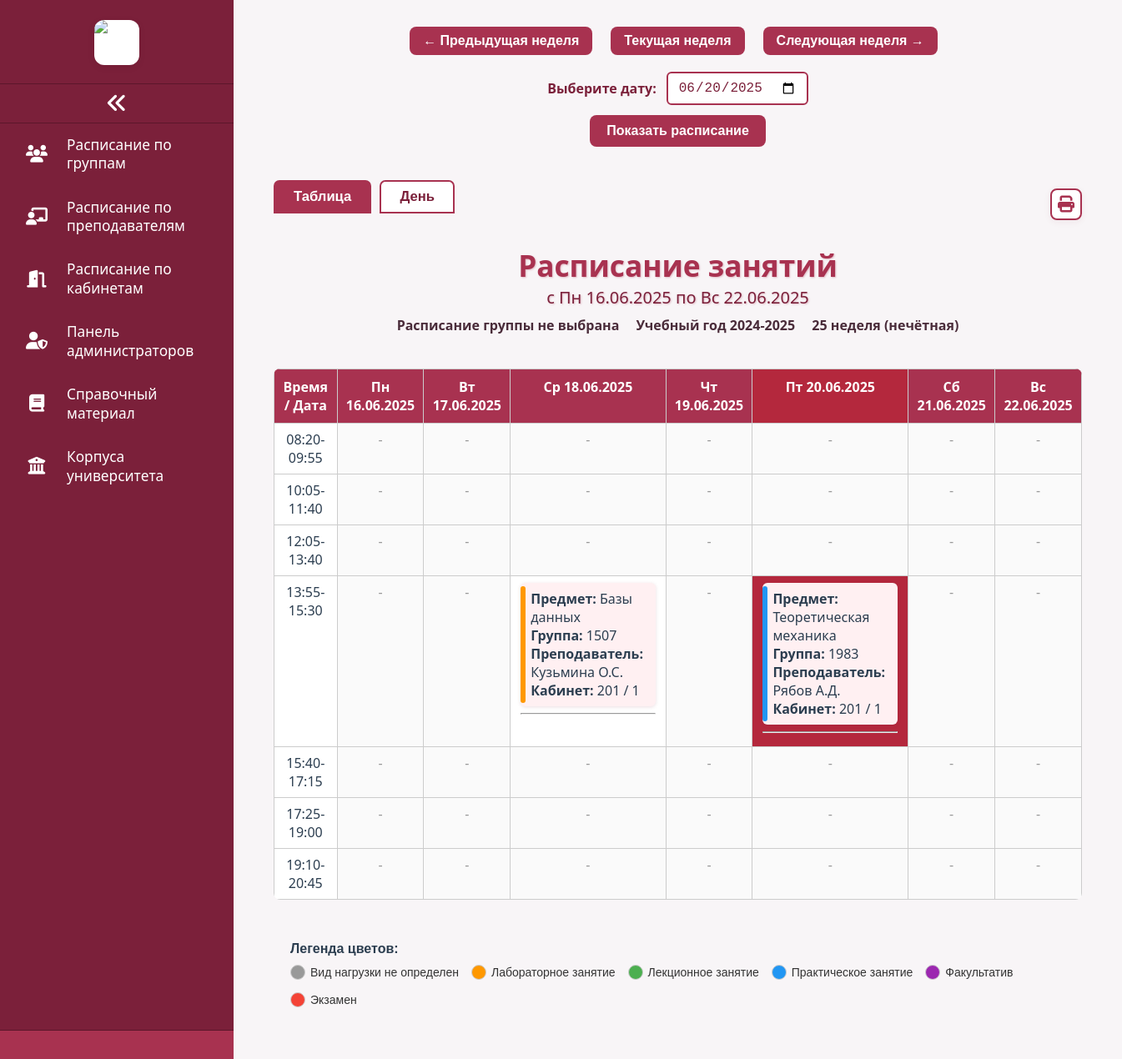
Page /GROUP_shedule.php on the committed database.
### tables this page shows
CREATE TABLE `schedule` (
  `id` int NOT NULL AUTO_INCREMENT,
  `date` date NOT NULL,
  `group_id` int NOT NULL,
  `teacher_id` int NOT NULL,
  `subject_id` int NOT NULL,
  `room_id` int NOT NULL,
  `lesson_type_id` int DEFAULT NULL,
  `time_slot_id` int DEFAULT NULL,
  PRIMARY KEY (`id`),
  UNIQUE KEY `unique_group_time` (`date`,`time_slot_id`,`group_id`),
  UNIQUE KEY `unique_teacher_time` (`date`,`time_slot_id`,`teacher_id`),
  UNIQUE KEY `unique_room_time` (`date`,`time_slot_id`,`room_id`),
  KEY `group_id` (`group_id`),
  KEY `teacher_id` (`teacher_id`),
  KEY `subject_id` (`subject_id`),
  KEY `room_id` (`room_id`),
  KEY `lesson_type_id` (`lesson_type_id`),
  KEY `idx_date_time` (`date`),
  KEY `fk_schedule_time_slot` (`time_slot_id`),
  CONSTRAINT `fk_schedule_time_slot` FOREIGN KEY (`time_slot_id`) REFERENCES `time_slots` (`id`) ON DELETE RESTRICT ON UPDATE CASCADE,
  CONSTRAINT `schedule_ibfk_1` FOREIGN KEY (`group_id`) REFERENCES `groups` (`id`) ON DELETE CASCADE,
  CONSTRAINT `schedule_ibfk_2` FOREIGN KEY (`teacher_id`) REFERENCES `teachers` (`id`) ON DELETE CASCADE,
  CONSTRAINT `schedule_ibfk_3` FOREIGN KEY (`subject_id`) REFERENCES `subjects` (`id`) ON DELETE CASCADE,
  CONSTRAINT `schedule_ibfk_4` FOREIGN KEY (`room_id`) REFERENCES `rooms` (`id`) ON DELETE CASCADE,
  CONSTRAINT `schedule_ibfk_5` FOREIGN KEY (`lesson_type_id`) REFERENCES `lesson_types` (`id`) ON DELETE SET NULL
);

CREATE TABLE `lesson_types` (
  `id` int NOT NULL AUTO_INCREMENT,
  `name` varchar(50) NOT NULL,
  PRIMARY KEY (`id`),
  UNIQUE KEY `name` (`name`)
);

CREATE TABLE `subjects` (
  `id` int NOT NULL AUTO_INCREMENT,
  `name` varchar(150) NOT NULL,
  `description` text,
  PRIMARY KEY (`id`)
);

CREATE TABLE `groups` (
  `id` int NOT NULL AUTO_INCREMENT,
  `name` varchar(100) NOT NULL,
  `faculty` varchar(100) DEFAULT NULL,
  `course` int DEFAULT NULL,
  PRIMARY KEY (`id`),
  UNIQUE KEY `name` (`name`)
);

CREATE TABLE `teachers` (
  `id` int NOT NULL AUTO_INCREMENT,
  `full_name` varchar(150) NOT NULL,
  `Кафедра` varchar(100) DEFAULT NULL,
  PRIMARY KEY (`id`)
);

CREATE TABLE `rooms` (
  `id` int NOT NULL AUTO_INCREMENT,
  `number` varchar(20) NOT NULL,
  `building` varchar(50) DEFAULT NULL,
  PRIMARY KEY (`id`)
);

### GROUP_shedule.php (the view, shortened to what this page needs)
<?php
$host = 'MySQL-8.0';
$user = 'ADMIN_BASIC';
$password = 'od3.IyTiJ_[BqCIq';
$dbname = 'ScheduleBase';
$conn = new mysqli($host, $user, $password, $dbname);
$selectedGroupId = isset($_GET['group_id']) ? intval($_GET['group_id']) : 0;
if (isset($_GET['weekInput']) && preg_match('/^\d{4}-W\d{2}$/', $_GET['weekInput'])) {
    $inputDate = DateTime::createFromFormat('o-\WW', $_GET['weekInput']);
    if (!$inputDate) {
        $inputDate = new DateTime();
    }
} elseif (isset($_GET['weekStart'])) {
    $inputDate = DateTime::createFromFormat('Y-m-d', $_GET['weekStart']);
    if (!$inputDate) {
        $inputDate = new DateTime();
    }
} else {
    $inputDate = new DateTime();
}
$groups = [];
$sqlGroups = "SELECT id, name FROM `groups` ORDER BY name+0 ASC, name ASC";
$resultGroups = $conn->query($sqlGroups);
if ($resultGroups) {
    while ($row = $resultGroups->fetch_assoc()) {
        $groups[$row['id']] = $row['name'];
    }
}
$dayOfWeek = (int) $inputDate->format('N');
$weekStartDate = clone $inputDate;
$weekStartDate->modify('-' . ($dayOfWeek - 1) . ' days');
$weekStart = $weekStartDate->format('Y-m-d');
$weekEndDate = clone $weekStartDate;
$weekEndDate->modify('+6 days');
$weekEnd = $weekEndDate->format('Y-m-d');
$prevWeek = clone $weekStartDate;
$prevWeek->modify('-7 days');
$nextWeek = clone $weekStartDate;
$nextWeek->modify('+7 days');
$todayDate = (new DateTime())->format('Y-m-d');
$today = new DateTime();
$dayOfWeekToday = (int) $today->format('N');
$currentWeekMonday = clone $today;
$currentWeekMonday->modify('-' . ($dayOfWeekToday - 1) . ' days');
$currentWeekMondayStr = $currentWeekMonday->format('Y-m-d');
$timeSlots = [];
$sqlTimeSlots = "SELECT id, label FROM time_slots ORDER BY start_time";
$resultTimeSlots = $conn->query($sqlTimeSlots);
if ($resultTimeSlots) {
    while ($row = $resultTimeSlots->fetch_assoc()) {
        $timeSlots[$row['id']] = $row['label'];
    }
} else {
    die("Ошибка получения временных слотов: " . $conn->error);
}
$dates = [];
$current = clone $weekStartDate;
$end = clone $weekEndDate;
while ($current <= $end) {
    $dates[] = $current->format('Y-m-d');
    $current->modify('+1 day');
}
$sql = "SELECT
    s.date,
    s.time_slot_id,
    ts.label AS time_label,
    g.name AS group_name,
    t.full_name AS teacher_name,
    sub.name AS subject_name,
    r.number AS room_number,
    r.building AS room_building,
    lt.name AS lesson_type_name
FROM schedule s
JOIN `groups` g ON s.group_id = g.id
JOIN teachers t ON s.teacher_id = t.id
JOIN subjects sub ON s.subject_id = sub.id
JOIN rooms r ON s.room_id = r.id
JOIN time_slots ts ON s.time_slot_id = ts.id
LEFT JOIN lesson_types lt ON s.lesson_type_id = lt.id
WHERE s.date BETWEEN ? AND ?
";
$params = [$weekStart, $weekEnd];
$types = 'ss';
$sql .= " ORDER BY s.date, ts.start_time";
$stmt = $conn->prepare($sql);
$stmt->bind_param($types, ...$params);
$stmt->execute();
$result = $stmt->get_result();
$schedule = [];
while ($row = $result->fetch_assoc()) {
    $date = $row['date'];
    $slotId = $row['time_slot_id'];
    if (!isset($schedule[$date][$slotId])) {
        $schedule[$date][$slotId] = [];
    }
    $schedule[$date][$slotId][] = $row;
}
function formatDate($date)
{
    $d = new DateTime($date);
    $days = [
        'Mon' => 'Пн',
        'Tue' => 'Вт',
        'Wed' => 'Ср',
        'Thu' => 'Чт',
        'Fri' => 'Пт',
        'Sat' => 'Сб',
        'Sun' => 'Вс'
    ];
    $dow = $d->format('D');
    return ($days[$dow] ?? $dow) . ' ' . $d->format('d.m.Y');
}
function getLessonColor($typeName)
{
    $colors = [
        'вид нагрузки не определен' => '#999999',
        'лабораторное занятие' => '#FF9800',
        'лекционное занятие' => '#4CAF50',
        'практическое занятие' => '#2196F3',
        'факультатив' => '#9C27B0',
        'экзамен' => '#F44336',
    ];
    $key = mb_strtolower(trim($typeName));
    return $colors[$key] ?? '#999999';
}
$startYear = (int) $weekStartDate->format('Y');
$startMonth = (int) $weekStartDate->format('n');
if ($startMonth < 9) {
    $academicYear = ($startYear - 1) . '-' . $startYear;
} else {
    $academicYear = $startYear . '-' . ($startYear + 1);
}
$weekNumber = (int) $weekStartDate->format('W');
$weekParity = ($weekNumber % 2 === 0) ? 'чётная' : 'нечётная';
$lessonTypesColors = [
    'Вид нагрузки не определен' => '#999999',
    'Лабораторное занятие' => '#FF9800',
    'Лекционное занятие' => '#4CAF50',
    'Практическое занятие' => '#2196F3',
    'Факультатив' => '#9C27B0',
    'Экзамен' => '#F44336',
];
?>
<!DOCTYPE html>
<html lang="ru">
<head>
    <link href="https://cdn.jsdelivr.net/npm/select2@4.1.0-rc.0/dist/css/select2.min.css" rel="stylesheet" />
    <link rel="stylesheet" href="sidebar.css" />
    <link rel="stylesheet" href="https://cdnjs.cloudflare.com/ajax/libs/font-awesome/6.4.0/css/all.min.css" />
</head>
<body>
    <div class="container">
        <?php include 'sidebar.php'; ?>
        <main class="content" id="content">
            <div class="nav-buttons">
                <a href="?weekStart=<?= htmlspecialchars($prevWeek->format('Y-m-d')) ?>&group_id=<?= $selectedGroupId ?>">
                    <button type="button" aria-label="Предыдущая неделя">← Предыдущая неделя</button>
                </a>
                <a href="?weekStart=<?= htmlspecialchars($currentWeekMondayStr) ?>&group_id=<?= $selectedGroupId ?>">
                    <button type="button" aria-label="Текущая неделя">Текущая неделя</button>
                </a>
                <a href="?weekStart=<?= htmlspecialchars($nextWeek->format('Y-m-d')) ?>&group_id=<?= $selectedGroupId ?>">
                    <button type="button" aria-label="Следующая неделя">Следующая неделя →</button>
                </a>
            </div>
            <form method="GET" action="" class="date-picker-form">
                <label for="datePicker">Выберите дату:</label>
                <input type="date" id="datePicker" name="weekStart" value="<?= htmlspecialchars($inputDate->format('Y-m-d')) ?>" required>
                <button type="submit">Показать расписание</button>
            </form>
            <div class="view-print-wrapper" style="display: flex; justify-content: space-between; align-items: center; margin-bottom: 18px;">
                <div class="view-switcher">
                    <button id="tableViewBtn" class="switch-btn active">Таблица</button>
                    <button id="dayViewBtn" class="switch-btn">День</button>
                </div>
                <button id="printBtn" class="print-btn" title="Печать" aria-label="Печать расписания">
                    <i class="fas fa-print"></i>
                </button>
            </div>
            <h1 class="schedule-header">
                Расписание занятий
                <span>
                    с <?= htmlspecialchars(formatDate($weekStart)) ?> по <?= htmlspecialchars(formatDate($weekEnd)) ?>
                </span>
            </h1>
            <div class="schedule-info">
                <span>Расписание группы
                    <strong><?= htmlspecialchars($groups[$selectedGroupId] ?? 'не выбрана') ?></strong></span>
                <span>Учебный год <?= $academicYear ?></span>
                <span><?= $weekNumber ?> неделя (<?= $weekParity ?>)</span>
            </div>
            <div id="tableView">
                <table>
                    <thead>
                        <tr>
                            <th>Время / Дата</th>
                            <?php foreach ($dates as $date): ?>
                                <th class="<?= ($date === $todayDate) ? 'today' : '' ?>">
                                    <?= htmlspecialchars(formatDate($date)) ?>
                               </th>
                            <?php endforeach; ?>
                        </tr>
                    </thead>
                    <tbody>
                        <?php foreach ($timeSlots as $slotId => $timeLabel): ?>
                            <tr>
                                <td><?= htmlspecialchars($timeLabel) ?></td>
                                <?php foreach ($dates as $date): ?>
                                    <?php
                                    $isToday = ($date === $todayDate);
                                    $tdClass = $isToday ? 'today' : '';
                                    ?>
                                    <?php if (!empty($schedule[$date][$slotId])): ?>
                                        <td class="<?= $tdClass ?>">
                                            <?php foreach ($schedule[$date][$slotId] as $lesson): ?>
                                                <div class="lesson-block">
                                                    <span class="lesson-color-bar"
                                                        style="background-color: <?= getLessonColor($lesson['lesson_type_name']) ?>;"></span>
                                                    <strong>Предмет:</strong> <?= htmlspecialchars($lesson['subject_name']) ?><br>
                                                    <strong>Группа:</strong> <?= htmlspecialchars($lesson['group_name']) ?><br>
                                                    <strong>Преподаватель:</strong> <?= htmlspecialchars($lesson['teacher_name']) ?><br>
                                                    <strong>Кабинет:</strong> <?= htmlspecialchars($lesson['room_number']) ?> /
                                                    <?= htmlspecialchars($lesson['room_building']) ?>
                                                </div>
                                                <hr>
                                            <?php endforeach; ?>
                                        </td>
                                    <?php else: ?>
                                        <td class="empty <?= $tdClass ?>">-</td>
                                    <?php endif; ?>
                                <?php endforeach; ?>
                            </tr>
                        <?php endforeach; ?>
                    </tbody>
                </table>
            </div>
            <div class="legend"
                style="max-width:1100px; margin: 20px auto; padding: 10px 20px; font-family: Arial, sans-serif;">
                <strong>Легенда цветов:</strong>
                <div style="display: flex; flex-wrap: wrap; gap: 15px; margin-top: 10px;">
                    <?php foreach ($lessonTypesColors as $typeName => $color): ?>
                        <div style="display: flex; align-items: center; gap: 6px; font-size: 14px; color: #333;">
                            <span
                                style="display: inline-block; width: 18px; height: 18px; background-color: <?= htmlspecialchars($color) ?>; border-radius: 50%; border: 1px solid #ccc;"></span>
                            <span><?= htmlspecialchars($typeName) ?></span>
                        </div>
                    <?php endforeach; ?>
                </div>
            </div>
        </main>
    </div>
</body>
</html>

### rows in the picture
schedule: subject.name "Базы данных", group.name "1507", teacher.full_name "Кузьмина О.С.", room.number "201", room.building "1"
schedule: subject.name "Теоретическая механика", group.name "1983", teacher.full_name "Рябов А.Д.", room.number "201", room.building "1"

### other values in the picture
formatDate($weekStart) "Пн 16.06.2025"
formatDate($weekEnd) "Вс 22.06.2025"
$groups[$selectedGroupId] "не выбрана"
$academicYear "2024-2025"
$weekNumber "25"
$weekParity "нечётная"
formatDate($date) "Пн 16.06.2025"
formatDate($date) "Вт 17.06.2025"
formatDate($date) "Ср 18.06.2025"
formatDate($date) "Чт 19.06.2025"
formatDate($date) "Пт 20.06.2025"
formatDate($date) "Сб 21.06.2025"
formatDate($date) "Вс 22.06.2025"
$timeLabel "08:20-09:55"
$timeLabel "10:05-11:40"
